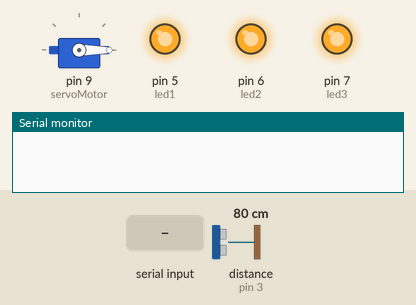
A sketch run on a simulated Arduino Uno, built with avr-gcc and run on an emulated ATmega328P. On the bench: servo, output pins drawn as LEDs (lit = HIGH), the last lines printed to the serial monitor. Inputs (shaded band) come from the test bench; at power-on: distance to the obstacle (sensor on pin 3) 80 cm. The echo pulse lasts 58.3 µs per cm; pins used as bus, display or sensor lines are not drawn.

Above: at 4.0 s.
4.1 s: "a" received over Serial
At 6.4 s:
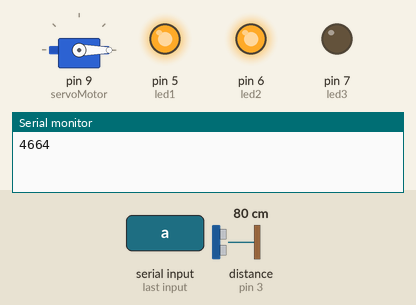
7.1 s: distance to the obstacle (sensor on pin 3) set to 14 cm
10.1 s: distance to the obstacle (sensor on pin 3) set to 11 cm
At 12.3 s:
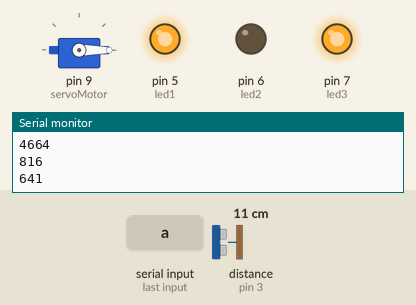
13.1 s: "b" received over Serial
At 16.6 s:
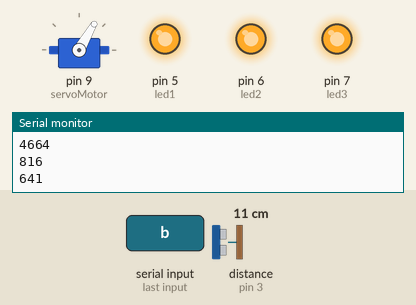
Timing chart, 0 to 17.1 s (numbered marks = the images above; inputs shaded):
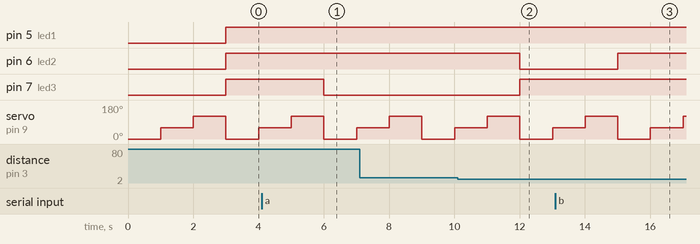

Measured:
- the behaviour switches between 13 and 12 cm on distance to the obstacle (sensor on pin 3) (found by bisection; images 1 and 2)
- after the input at 4.1 s, pin 7 (led3): HIGH → LOW after 1.9 s
- after the input at 10.1 s, pin 6 (led2): HIGH → LOW after 1.9 s; pin 7 (led3): LOW → HIGH after 1.9 s
- after the input at 13.1 s, pin 6 (led2): LOW → HIGH after 1.9 s

The sketch:

sketch_jan31a.ino
```cpp
#include <Servo.h>
Servo servoMotor;
const int trig = 2;
const int echo = 3;
const int led1 = 5;
const int led2 = 6;
const int led3 = 7;
char c = 'b';

int time = 0;

void setup() {
  // put your setup code here, to run once:
  Serial.begin(9600);
  pinMode(trig, OUTPUT);
  pinMode(echo, INPUT);
  pinMode(led1, OUTPUT);
  pinMode(led2, OUTPUT);
  pinMode(led3, OUTPUT);
  servoMotor.attach(9);
}

void loop() {
  // put your main code here, to run repeatedly: relevadoor, pila de 9 vots y 2 caimanes y bomba de arduino
  servoMotor.write(0);
  delay(1000);
  servoMotor.write(60);
  delay(1000);
  servoMotor.write(120);
  delay(1000);
  servoMotor.write(180);
  if (Serial.available() > 0) {
    c = Serial.read();
  }

  if (c == 'a') {
    digitalWrite(trig, HIGH);
    delayMicroseconds(20);
    digitalWrite(trig, LOW);
    time = pulseIn(echo, HIGH);
    Serial.println(time);

    digitalWrite(led1, HIGH);
    digitalWrite(led2, HIGH);
    digitalWrite(led3, HIGH);

    if (time <= 400 && time > 0) {
      digitalWrite(led1, LOW);
    } else {
      digitalWrite(led1, HIGH);
    }

    if (time >= 401 && time < 700) {
      digitalWrite(led2, LOW);
    } else {
      digitalWrite(led2, HIGH);
    }

    if (time >= 700) {
      digitalWrite(led3, LOW);
    } else {
      digitalWrite(led3, HIGH);
    }
  } else if (c == 'b') {
    digitalWrite(led1, HIGH);
    digitalWrite(led2, HIGH);
    digitalWrite(led3, HIGH);
  }
}

/*
  cafe tierra (GND)
  amarillo 5v
  enmedio es pin
*/
```
